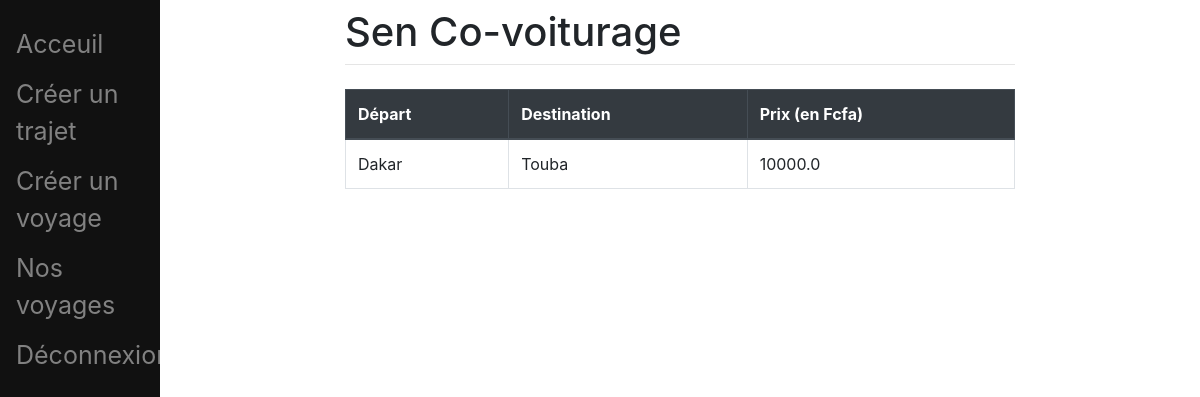
/, run on an earlier commit of the app's database.
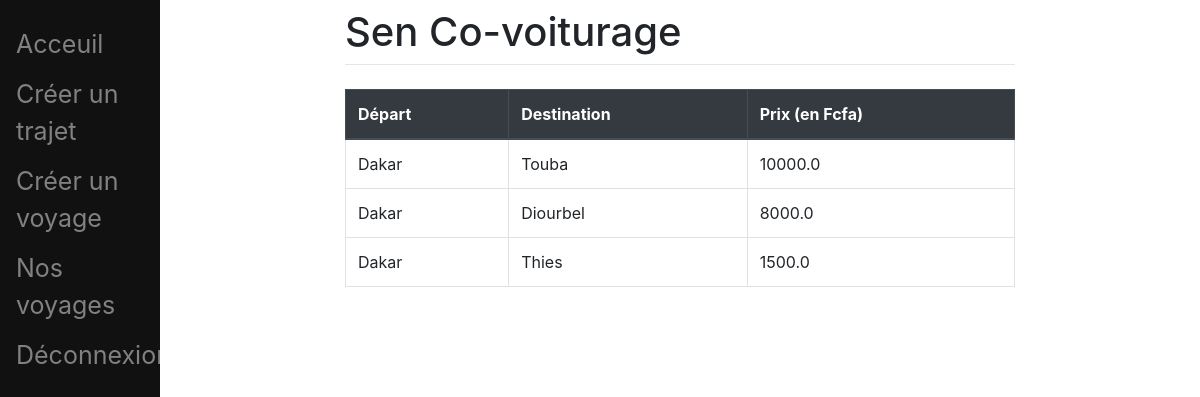
And on a later commit of the database.
### reservation/models.py (models this page shows, shortened)
class Trajet(models.Model):
    depart = models.CharField(max_length=150)
    arrivee = models.CharField(max_length=150)
    prix = models.FloatField()

### reservation/views.py (the view)
# urls.py: 2. Add a URL to urlpatterns:  path('', views.home, name='home')
def home(response):
	listeT = Trajet.objects.all()
	user_id = response.user.id
	context = {'listeT':listeT, 'user_id':user_id}
	return render(response, "reservation/home.html", context)

### reservation/templates/reservation/home.html (shortened to what this page needs)
{% extends 'reservation/base.html' %}
{% block content %}
    <table class="table table-bordered">
        <thead class="thead-dark">
            <tr>
                <th scope="col">Départ</th>
                <th scope="col">Destination</th>
                <th scope="col">Prix (en Fcfa)</th>
            </tr>
        </thead>
        <tbody>
            {% for liste in listeT.all %}
                <tr>
                    <td>{{ liste.depart}}</td>
                    <td>{{liste.arrivee}}</td>
                    <td>{{liste.prix}}</td>
                </tr>
            {% endfor %}
        </tbody>
    </table>
{% endblock %}

### reservation/templates/reservation/base.html (shortened to what this page needs)
<!doctype html>
<html>
    <head>
        <link rel="stylesheet" href="https://stackpath.bootstrapcdn.com/bootstrap/4.3.1/css/bootstrap.min.css">
    </head>
    <body>
        <div class="sidenav">
            <a href="/">Acceuil</a>
            <a href="/create_voyage">Créer un trajet</a>
            <a href="/create_new_voyage">Créer un voyage</a>
            <a href="/index">Nos voyages</a>
            <a href="/logout">Déconnexion</a>
        </div>
        <div id="content" name="content" class="main">
            <div class="row justify-content-center">
                <div class="col-8">
                    <h1 class="mt-2">Sen Co-voiturage</h1>
                    <hr class="mt-0 mb-4">
                    {% block content %}
                    {% endblock %}
                </div>
            </div>
        </div>
    </body>
</html>

### reservation/templates/reservation/base.html (style rules this page uses)
.sidenav { height:100%; width:160px; position: fixed; z-index:1; top:0; left:0; background-color:#111; overflow-x: hidden; padding-top:20px; }
.sidenav a { padding:6px 8px 6px 16px; text-decoration: none; font-size:25px; color: #818181; display:block; }
.main { margin-left:160px; padding: 0px 10px; }

What changed in the data, as far as the page shows it:
added Trajet: depart "Dakar", arrivee "Diourbel", prix "8000.0"
added Trajet: depart "Dakar", arrivee "Thies", prix "1500.0"
